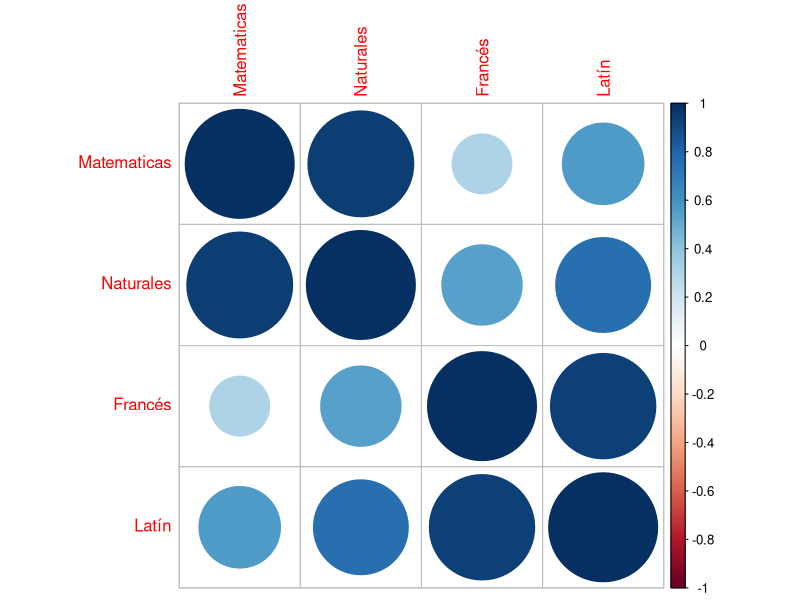

Here is the R script that generated this plot:
## ---- chunk 1
knitr::opts_chunk$set(echo = TRUE)
## ---- chunk 2
materias = foreign::read.spss("data/Ciencias-Letras TOY EJEMPLO.sav",
                              to.data.frame = T)
## ---- chunk 3
mat_corr = cor(materias)
## ---- chunk 4
corrplot::corrplot(mat_corr)
## ---- chunk 5
psych::principal(materias, nfactors = 2)
## ---- chunk 6
datos = data.frame(
  v0 = c("ind1", "ind2", "ind3"),
  n = c(80, 160, 85),
  o = c(30, 60, 20),
  Total = c(110, 220, 105)
)

## ---- chunk 7
datos2 = data.frame(
  edo_civil = c("Soltero", "Casado", "Otro")
)
